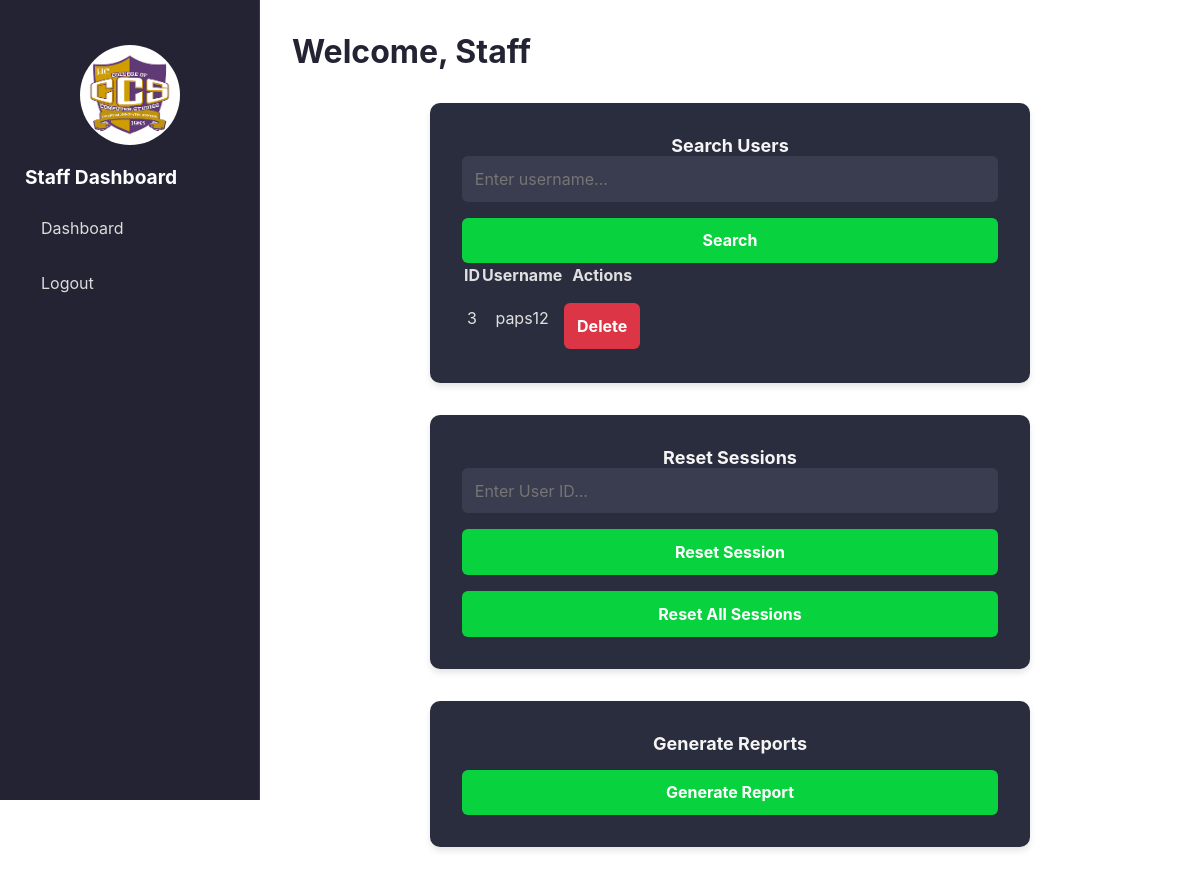
/staff (signed in), run on an earlier commit of the app's database.
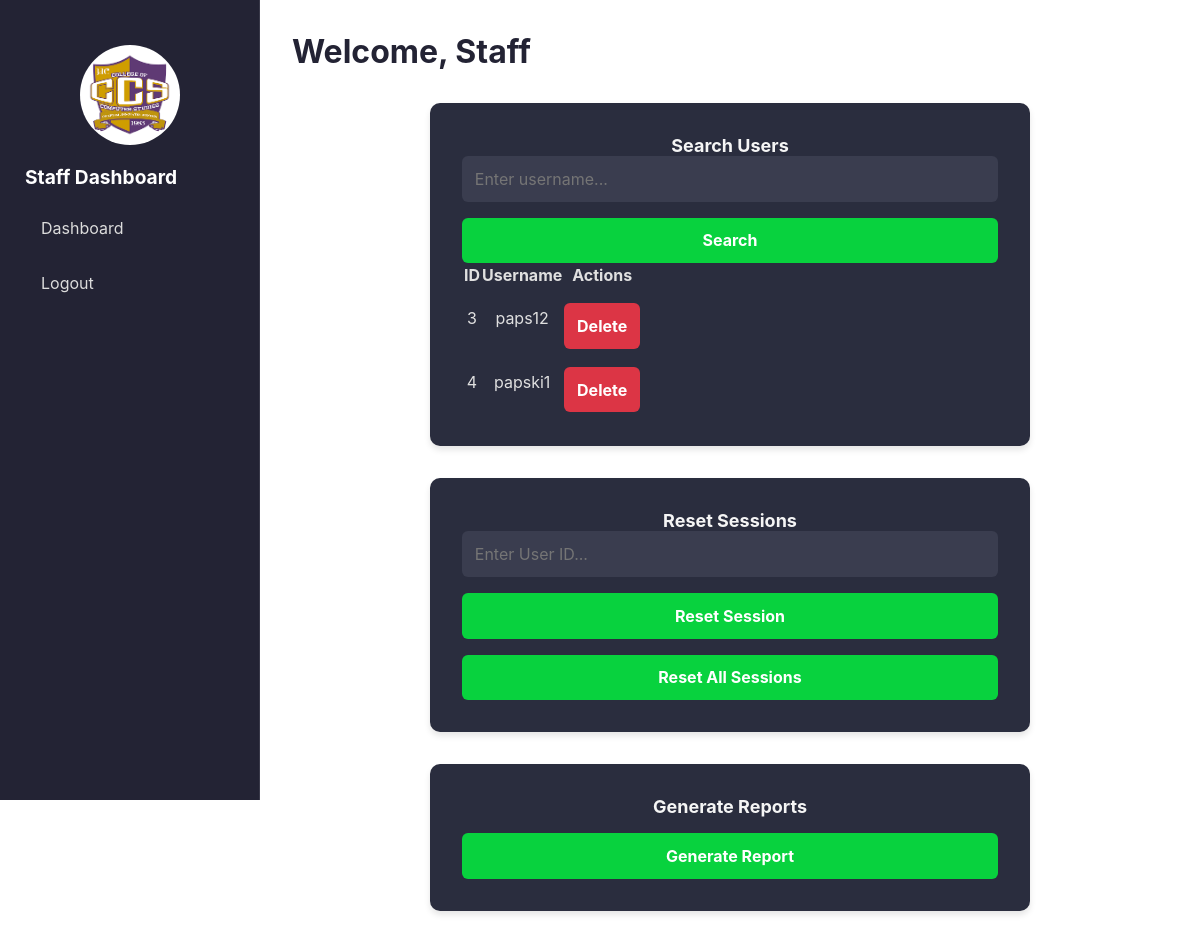
And on a later commit of the database.
### tables this page shows
CREATE TABLE users (
            id INTEGER PRIMARY KEY AUTOINCREMENT,
            username TEXT UNIQUE NOT NULL,
            password TEXT NOT NULL,
            is_admin BOOLEAN DEFAULT 0,
            is_staff BOOLEAN DEFAULT 0,
            year_level TEXT
        , full_name TEXT, email TEXT, course TEXT, student_id TEXT);

### app.py (the view, shortened to what this page needs)
@app.route('/staff', methods=['GET', 'POST'])
def staff_dashboard():
    if 'username' not in session or not session.get('is_staff'):
        flash('Access denied.')
        return redirect(url_for('login'))
    conn = sqlite3.connect('database.db')
    c = conn.cursor()
    search_query = request.form.get('query', '').strip()
    if search_query:
        c.execute("SELECT id, username FROM users WHERE is_admin = 0 AND is_staff = 0 AND username LIKE ?", ('%' + search_query + '%',))
    else:
        c.execute("SELECT id, username FROM users WHERE is_admin = 0 AND is_staff = 0")
    users = c.fetchall()
    c.execute("""
        SELECT users.id, users.username, sit_in_records.date, sit_in_records.purpose
        FROM sit_in_records
        JOIN users ON sit_in_records.username = users.username
        ORDER BY sit_in_records.date DESC
    """)
    records = c.fetchall()
    c.execute("SELECT purpose, COUNT(*) FROM sit_in_records GROUP BY purpose")
    purpose_report = c.fetchall()
    c.execute("SELECT year_level, COUNT(*) FROM users GROUP BY year_level")
    level_report = c.fetchall()
    conn.close()
    return render_template(
        'staff.html',
        users=users,
        records=records,
        purpose_report=purpose_report,
        level_report=level_report,
        search_query=search_query
    )

### templates/staff.html (shortened to what this page needs)
<!DOCTYPE html>
<html lang="en">
<head>
    <link rel="stylesheet" href="{{ url_for('static', filename='style.css') }}">
</head>
<body>
    <div class="sidebar">
        <img class="round-logo" src="{{ url_for('static', filename='image/images.png') }}" alt="Staff Logo">
        <h2>Staff Dashboard</h2>
        <ul>
            <li><a href="{{ url_for('staff_dashboard') }}">Dashboard</a></li>
            <li><a href="{{ url_for('logout') }}" class="logout-link">Logout</a></li>
        </ul>
    </div>
    <div class="main-content">
        <div class="header">
            <h2 style="color: #232334">Welcome, Staff</h2>
        </div>
        <div class="dashboard-container">
            <div class="dashboard-grid">
                <div class="card">
                    <h3>Search Users</h3>
                    <div class="search-container">
                        <form action="{{ url_for('staff_dashboard') }}" method="POST">
                            <input type="text" name="query" placeholder="Enter username..." required>
                            <button type="submit">Search</button>
                        </form>
                    </div>
                    {% if users %}
                    <table>
                        <thead>
                            <tr>
                                <th>ID</th>
                                <th>Username</th>
                                <th>Actions</th>
                            </tr>
                        </thead>
                        <tbody>
                            {% for user in users %}
                            <tr>
                                <td>{{ user[0] }}</td>
                                <td>{{ user[1] }}</td>
                                <td>
                                    <form action="{{ url_for('delete_user', user_id=user[0]) }}" method="POST">
                                        <button type="submit" class="btn btn-delete btn-sm" onclick="return confirm('Are you sure?')">Delete</button>
                                    </form>
                                </td>
                            </tr>
                            {% endfor %}
                        </tbody>
                    </table>
                    {% else %}
                    <p>No users found.</p>
                    {% endif %}
                </div>
                <div class="card">
                    <h3>Reset Sessions</h3>
                    <form action="{{ url_for('staff_dashboard') }}" method="POST">
                        <input type="text" name="user_id" placeholder="Enter User ID..." required>
                        <button type="submit">Reset Session</button>
                    </form>
                    <form action="{{ url_for('staff_dashboard') }}" method="POST">
                        <button type="submit">Reset All Sessions</button>
                    </form>
                </div>
                <div class="card">
                    <h3>Generate Reports</h3>
                    <button>Generate Report</button>
                </div>
            </div>
        </div>
    </div>
</body>
</html>

### static/style.css (style rules this page uses)
input, select { width: 100%; padding: 0.8rem; border: none; border-radius: 6px; font-size: 1rem; background: #3a3d4f; color: #ffffff; }
* { margin: 0; padding: 0; box-sizing: border-box; font-family: 'Inter', sans-serif; }
body { color: #e0e0e0; min-height: 100vh; display: flex; flex-direction: column; }
.sidebar { position: fixed; left: 0; top: 0; width: 260px; height: 100vh; background-color: #232334; color: white; padding: 25px; overflow-y: auto; border-right: 1px solid rgba(255, 255, 255, 0.1); }
.sidebar img { width: 100px; margin: 20px auto; display: block; border-radius: 50%; }
.sidebar h2 { margin-bottom: 1.2rem; font-size: 1.2rem; }
.sidebar ul { list-style: none; }
.sidebar ul li { margin-bottom: 1rem; }
.sidebar ul li a { color: #dcdcdc; text-decoration: none; display: block; padding: 0.6rem 1rem; border-radius: 8px; transition: background-color 0.3s; }
.main-content { margin-left: 260px; padding: 2rem; }
.header h2 { font-size: 2rem; margin-bottom: 10px; color: #f5f5f5; }
button { width: 100%; padding: 0.8rem; background: #08d23e; color: white; border: none; border-radius: 6px; font-size: 1rem; font-weight: bold; cursor: pointer; margin-top: 1rem; transition: background 0.3s; }
.card { background: #2a2d3e; padding: 2rem; border-radius: 10px; box-shadow: 0 4px 6px rgba(0, 0, 0, 0.1); max-width: 600px; text-align: center; margin: 2rem auto; }
.card h3 { font-size: 18px; color: #f5f5f5; }

### templates/staff.html (style rules this page uses)
.btn-delete { background-color: #dc3545; color: white; }

What changed in the data, as far as the page shows it:
added users: id "4", username "papski1"
